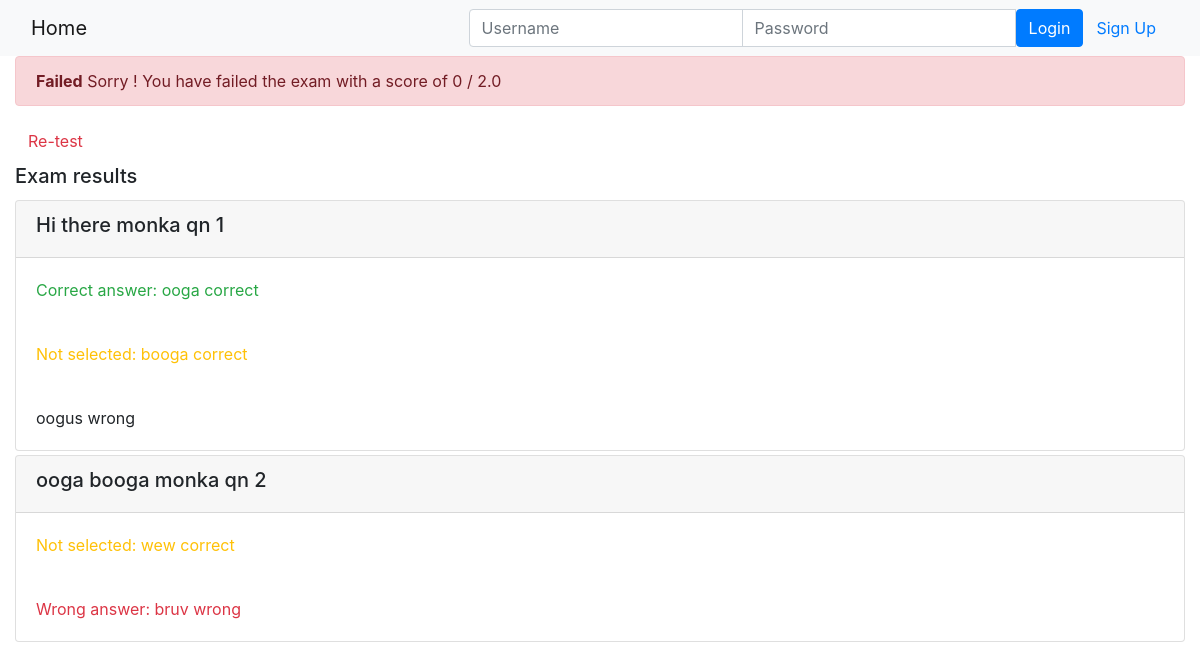
/onlinecourse/1/submission/1/result/, run on the app's committed database.
### onlinecourse/models.py (models this page shows)
class Question(models.Model):
    lesson = models.ForeignKey(Course, on_delete=models.CASCADE)
    question_text = models.TextField()
    grade = models.IntegerField()
    def is_get_score(self, selected_ids):
       all_answers = self.choice_set.filter(is_correct=True).count()
       selected_correct = self.choice_set.filter(is_correct=True, id__in=selected_ids).count()
       if all_answers == selected_correct:
           return True
       else:
           return False

class Choice(models.Model):
    question = models.ForeignKey(Question, on_delete=models.CASCADE)
    is_correct = models.BooleanField()
    choice_text = models.TextField()

### onlinecourse/views.py (the view)
# urls.py: path('<int:course_id>/submission/<int:submission_id>/result/', views.show_exam_result, name='show_exam_result')
def show_exam_result(request, course_id, submission_id):
    course = get_object_or_404(Course, pk=course_id)
    submission = Submission.objects.get(id=submission_id)
    choices = submission.choices.all()
    questions = course.question_set.all()
    choice_ids = [choice.id for choice in choices]
    score = 0
    max_grade = 0
    for question in questions:
        max_grade += question.grade
        if question.is_get_score(choice_ids):
            score += question.grade
    context = {
        "course": course,
        "selected_ids": choice_ids,
        "grade": score,
        "max_grade": max_grade,
        "pct_grade": score / max_grade
    }
    return render(request, "onlinecourse/exam_result_bootstrap.html", context)

### onlinecourse/templates/onlinecourse/exam_result_bootstrap.html (shortened to what this page needs)
<!DOCTYPE html>
<html lang="en">
<head>
    {% load static %}
    <link rel="stylesheet" href="https://maxcdn.bootstrapcdn.com/bootstrap/4.5.2/css/bootstrap.min.css">
</head>
<body>
 <nav class="navbar navbar-light bg-light">
    <div class="container-fluid">
        <div class="navbar-header">
              <a class="navbar-brand" href="{% url 'onlinecourse:index' %}">Home</a>
        </div>
        <ul class="nav navbar-nav navbar-right">
            {% if user.is_authenticated %}
            <li>
                <a class="btn btn-link" href="#">{{ user.first_name }}({{ user.username }})</a>
                <a class="btn btn-link" href="{% url 'onlinecourse:logout' %}">Logout</a>
            </li>
            {% else %}
            <li>
                <form class="form-inline" action="{% url 'onlinecourse:login' %}" method="post">
                    <div class="input-group">
                        <input type="text" class="form-control" placeholder="Username" name="username" >
                        <input type="password" class="form-control" placeholder="Password" name="psw" >
                        <button class="btn btn-primary" type="submit">Login</button>
                        <a class="btn btn-link" href="{% url 'onlinecourse:registration' %}">Sign Up</a>
                    </div>
                </form>
            </li>
            {% endif %}
        </ul>
    </div>
</nav>
<div class="container-fluid">
    {% if pct_grade > 0.8 %}
    <div class="alert alert-success">
       <b>Congratulations, {{user.first_name}}!</b>
       You have passed the exam and completed the course with a score of {{grade}} / {{max_grade}}
    </div>
    {% else %}
    <div class="alert alert-danger">
        <b>Failed</b> Sorry {{user.first_name}}! You have failed the exam with a score of {{grade}} / {{max_grade}}
    </div>
    <a class="btn btn-link text-danger" href="{% url 'onlinecourse:course_details' course.id %}">Re-test</a>
    {% endif %}
    <div class="card-columns-vertical mt-1">
        <h5 class="card-title">Exam results</h5>
        {% for question in course.question_set.all %}
        <div class="card mt-1">
            <div class="card-header"><h5>{{ question.question_text }}</h5></div>
            {% for choice in question.choice_set.all %}
                {% if choice.is_correct and choice.id in selected_ids %}
                <div class="card-body text-success">Correct answer: {{ choice.choice_text }}</div>
                {% elif choice.is_correct and choice.id not in selected_ids %}
                <div class="card-body text-warning">Not selected: {{ choice.choice_text }}</div>
                {% elif not choice.is_correct and choice.id in selected_ids %}
                <div class="card-body text-danger">Wrong answer: {{ choice.choice_text }}</div>
                {% else %}
                <div class="card-body">{{ choice.choice_text }}</div>
                {% endif %}
            {% endfor %}
        </div>
        {% endfor %}
    </div>
</div>
</body>
</html>

### data on the page
Question: question_text "Hi there monka qn 1"
Choice: choice_text "ooga correct"
Choice: choice_text "booga correct"
Choice: choice_text "oogus wrong"
Question: question_text "ooga booga monka qn 2"
Choice: choice_text "wew correct"
Choice: choice_text "bruv wrong"

### other printed values
{{ grade }} "0"
{{ max_grade }} "2.0"
